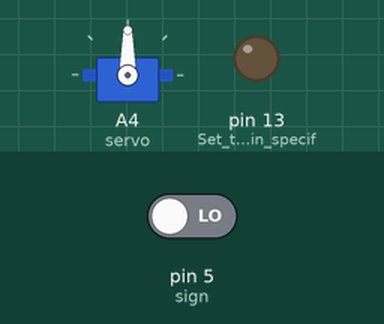
Simulated run of this sketch. Board: Arduino Uno, built with avr-gcc and run on an emulated ATmega328P. On the bench: servo, output pins drawn as LEDs (lit = HIGH). The inputs (shaded band) are chosen by the test bench; at power-on: pin 5 (sign) LOW.

Above: at 1.2 s.
1.3 s: pin 5 (sign) driven HIGH
At 2.5 s:
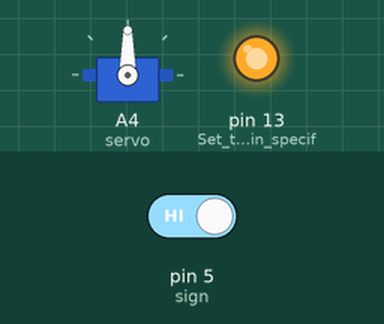
2.8 s: pin 5 (sign) driven LOW
At 3.8 s:
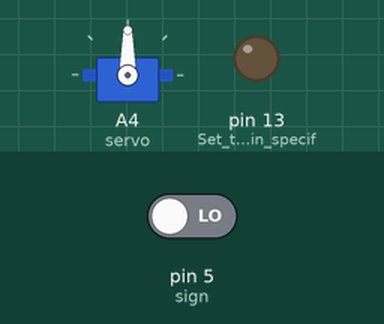
Timing chart, 0 to 5.8 s (numbered marks = the images above; inputs shaded):
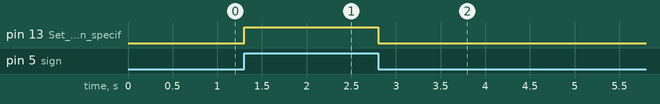

The sketch:

Car_rear_camera_with_hatch.ino
```cpp
#include <ServoSmooth.h>                    //Include the servo control library.

ServoSmooth servo;                          //Add a new servo to the servo class to reference it later (this will become clear on line 12).

int sign = 5;                               //Set the variable 'sign' which will be used to store the pin number to which the servo is connected.

int sign_state = 0;                         //Create a variable initialized to 0 to represent the state of the signal (initially 0).

void setup() {                              //The code inside the 'setup' function runs once at the start.

  servo.attach(A4);                         //Set the pin to which the servo signal is connected, referencing the servo class created earlier.
  servo.setSpeed(500);                      //Set the rotation speed in arbitrary units using the servo class.
  servo.setAccel(0);                        //Set the acceleration of the servo's movement in arbitrary units using the servo class.
  pinMode(sign, INPUT);                     //Set the actual pin specified by the 'sign' variable as an input.
  pinMode(LED_BUILTIN, OUTPUT);             //Set the actual pin specified by 'LED_BUILTIN' (the built-in LED pin, typically 13) as an output.

}

void loop() {                               //The code inside the 'loop' function runs in a continuous loop, executing line by line at intervals of a few milliseconds.

                                            //  /Load the servo (after changing its angle, it starts moving, and there's a timer that pushes it every few milliseconds;
  servo.tick();                             // | this needs to be loaded). This line is placed at the beginning,
                                            //  \and after changes in the target angle, the code continues, and the loop restarts to load the servo again.

  sign_state = digitalRead(sign);           //Set the 'sign_state' variable to the value read from the pin specified by the 'sign' variable. Since this is DIGITAL read, it can only be 0 or 1.


  if (sign_state == 1) {                    //Now that we've just read the variable, if it's equal to 1,
    servo.setTargetDeg(80);                 //Set a target angle for the servo to move to (in degrees); here, it's 80 (this opens the shutter).
    digitalWrite(LED_BUILTIN, HIGH);        //In the same condition, turn on the LED by sending a HIGH signal to the LED pin.
  } else {                                  //If it's not equal to 1,
    servo.setTargetDeg(20);                 //Set a different target angle for the servo, here it's 20 (this closes the shutter).
    digitalWrite(LED_BUILTIN, LOW);         //In the same condition, turn off the LED by sending a LOW signal to the LED pin.
  }                                         //The 'loop' function of the program is complete, and it will start again from line 23.

}
```

Measured:
- after the input at 1.3 s, pin 13 (Set_the_actual_pin_specif): LOW → HIGH at once
- after the input at 2.8 s, pin 13 (Set_the_actual_pin_specif): HIGH → LOW at once
